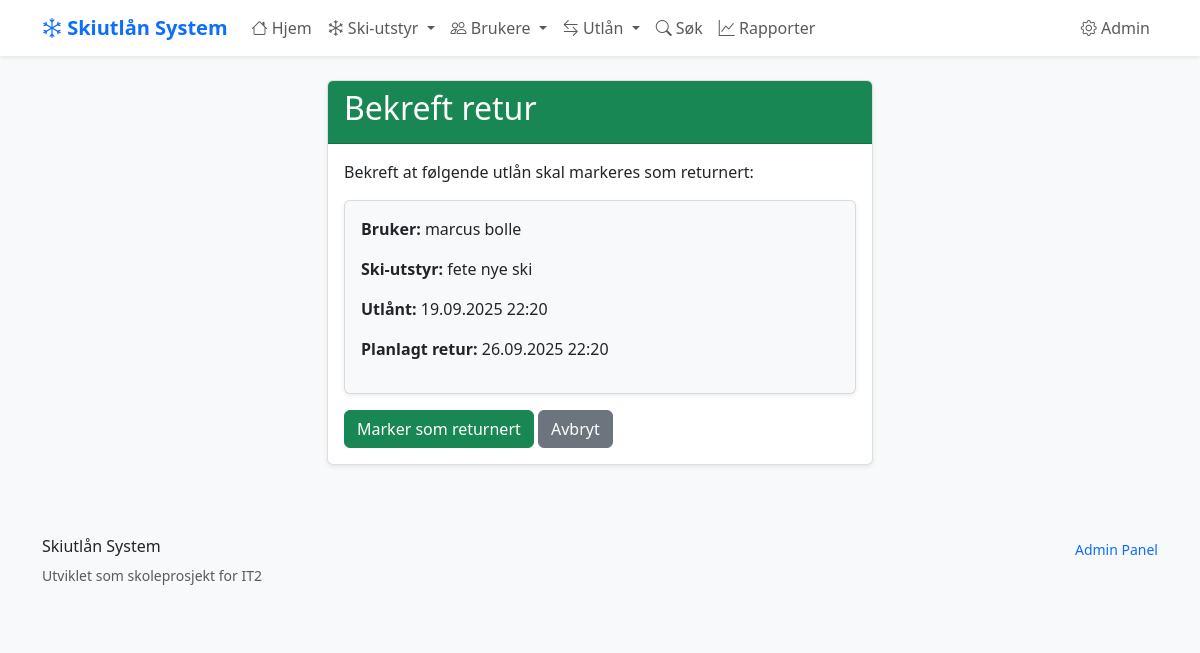
/utlan/12/returner/, run on the app's committed database.
### skiutlan/models.py (models this page shows, shortened)
class Utlan(models.Model):
    bruker = models.ForeignKey(Bruker, on_delete=models.CASCADE)
    ski_item = models.ForeignKey(SkiItem, on_delete=models.CASCADE)
    utlant_dato = models.DateTimeField(auto_now_add=True)
    planlagt_retur = models.DateTimeField()
    returnert_dato = models.DateTimeField(blank=True, null=True)
    @property
    def er_forsinket(self):
        if self.returnert_dato:
            return False
        from django.utils import timezone
        current_time = timezone.now().replace(second=0, microsecond=0)
        return self.planlagt_retur < current_time

class Bruker(models.Model):
    fornavn = models.CharField(max_length=50)
    etternavn = models.CharField(max_length=50)
    telefon = models.CharField(
        max_length=15,
        unique=True,  # Hver bruker må ha unikt telefonnummer
        help_text="Telefonnummer med landkode (+47)"
    )
    epost = models.EmailField(blank=True, null=True)
    registrert = models.DateTimeField(auto_now_add=True)
    class Meta:
        verbose_name = "Bruker"
        verbose_name_plural = "Brukere"
        ordering = ['etternavn', 'fornavn']

class SkiItem(models.Model):
    SKI_TYPES = [
        ('alpinski', 'Alpinski'),
        ('langrenn', 'Langrennsski'),
        ('snowboard', 'Snowboard'),
        ('stovler', 'Skistøvler'),
        ('staver', 'Skistaver'),
    ]
    navn = models.CharField(max_length=100, help_text="Navn på ski-elementet")
    type_ski = models.CharField(
        max_length=20,
        choices=SKI_TYPES,
        help_text="Type ski-element"
    )
    storrelse = models.IntegerField(
        validators=[MinValueValidator(1), MaxValueValidator(300)],
        help_text="Størrelse i cm for ski/staver, EU-størrelse for støvler"
    )
    tilstand = models.CharField(
        max_length=20,
        choices=[
            ('utmerket', 'Utmerket'),
            ('god', 'God'),
            ('slitt', 'Slitt'),
            ('reparasjon', 'Trenger reparasjon'),
        ],
        default='god'
    )
    opprettet = models.DateTimeField(auto_now_add=True)
    oppdatert = models.DateTimeField(auto_now=True)
    class Meta:
        verbose_name = "Ski-element"
        verbose_name_plural = "Ski-elementer"
        ordering = ['type_ski', 'storrelse']  # Sorterer automatisk

### skiutlan/views.py (the view)
def utlan_marker_returnert(request, utlan_id):
    utlan = get_object_or_404(Utlan, id=utlan_id)
    if utlan.returnert_dato:
        messages.warning(request, 'Utlån er allerede returnert!')
        return redirect('skiutlan:utlan_detalj', utlan_id=utlan_id)
    if request.method == 'POST':
        utlan.returnert_dato = timezone.now()
        utlan.save()
        messages.success(request, 'Utlån markert som returnert!')
        return redirect('skiutlan:utlan_detalj', utlan_id=utlan_id)
    context = {
        'utlan': utlan,
    }
    return render(request, 'skiutlan/utlan_returner_bekreft.html', context)

### skiutlan/templates/skiutlan/utlan_returner_bekreft.html (shortened to what this page needs)
{% extends 'skiutlan/base.html' %}
{% block content %}
<div class="row justify-content-center">
    <div class="col-md-6">
        <div class="card">
            <div class="card-header bg-success text-white">
                <h2>Bekreft retur</h2>
            </div>
            <div class="card-body">
                <p>Bekreft at følgende utlån skal markeres som returnert:</p>
                <div class="card bg-light">
                    <div class="card-body">
                        <p><strong>Bruker:</strong> {{ utlan.bruker.fornavn }} {{ utlan.bruker.etternavn }}</p>
                        <p><strong>Ski-utstyr:</strong> {{ utlan.ski_item.navn }}</p>
                        <p><strong>Utlånt:</strong> {{ utlan.utlant_dato|date:"d.m.Y H:i" }}</p>
                        <p><strong>Planlagt retur:</strong> {{ utlan.planlagt_retur|date:"d.m.Y H:i" }}</p>
                    </div>
                </div>
                <div class="mt-3">
                    <form method="post" class="d-inline">
                        <button type="submit" class="btn btn-success">Marker som returnert</button>
                    </form>
                    <a href="{% url 'skiutlan:utlan_detalj' utlan.id %}" class="btn btn-secondary">Avbryt</a>
                </div>
            </div>
        </div>
    </div>
</div>
{% endblock %}

### skiutlan/templates/skiutlan/base.html (style rules this page uses)
:root { --primary-color: #0d6efd; --secondary-color: #6c757d; --success-color: #198754; --warning-color: #ffc107; --danger-color: #dc3545; }
body { font-family: 'Segoe UI', Tahoma, Geneva, Verdana, sans-serif; background-color: #f8f9fa; }
.card { box-shadow: 0 0.125rem 0.25rem rgba(0, 0, 0, 0.075); border: 1px solid rgba(0, 0, 0, 0.125); }

### data on the page
Utlan: bruker.fornavn "marcus", bruker.etternavn "bolle", ski_item.navn "fete nye ski", utlant_dato "19.09.2025 22:20", planlagt_retur "26.09.2025 22:20"
